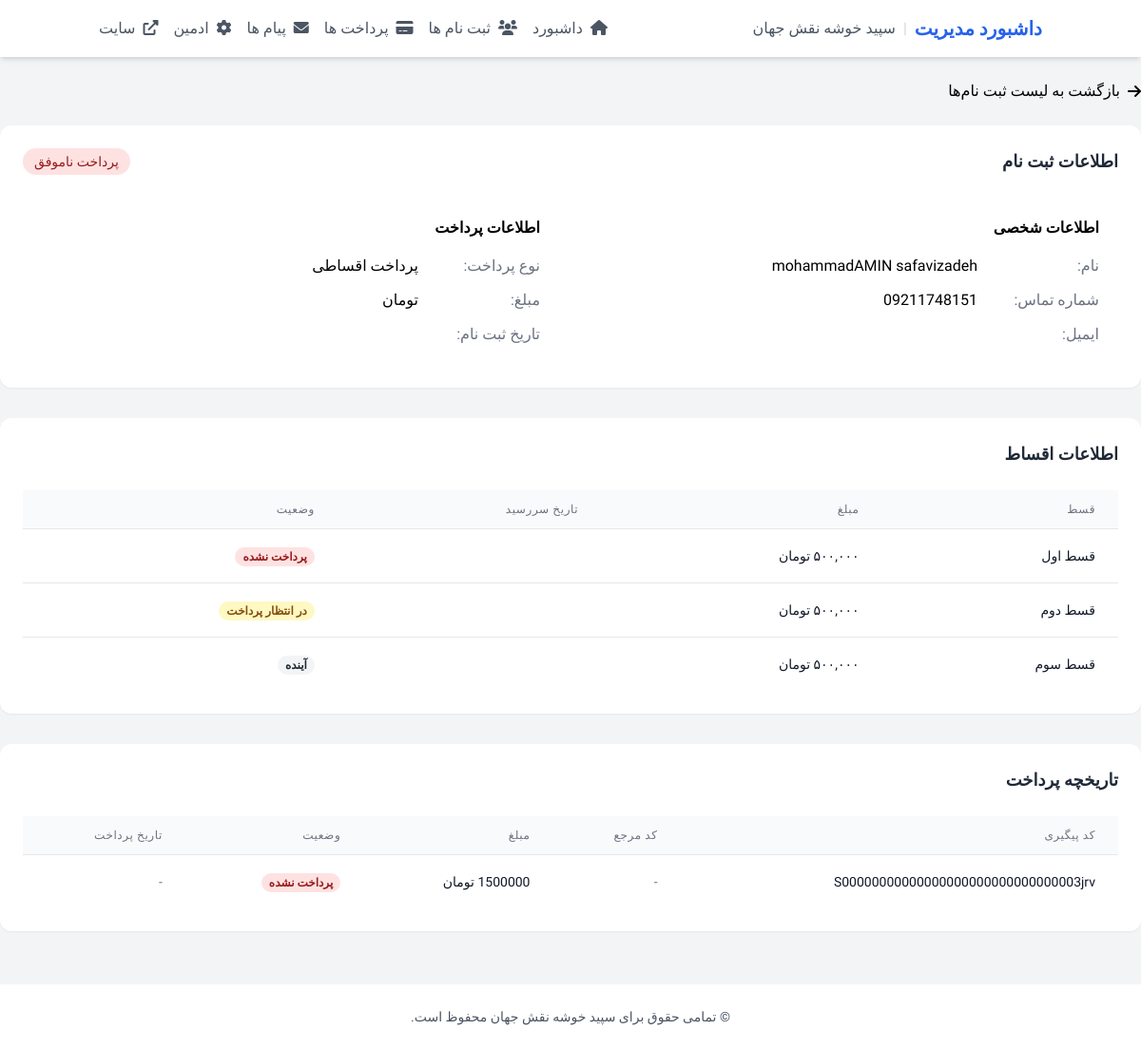
/dashboard/registrations/2/ (signed in), run on the app's committed database.
### registration/models.py (models this page shows, shortened)
class Registration(models.Model):
    PAYMENT_TYPE_CHOICES = (
        ('cash', 'پرداخت نقدی'),
        ('installment', 'پرداخت اقساطی'),
    )
    PAYMENT_STATUS_CHOICES = (
        ('pending', 'در انتظار پرداخت'),
        ('paid', 'پرداخت شده'),
        ('failed', 'پرداخت ناموفق'),
    )
    name = models.CharField(max_length=100, verbose_name="نام و نام خانوادگی")
    phone = models.CharField(max_length=11, verbose_name="شماره تماس")
    payment_type = models.CharField(max_length=20, choices=PAYMENT_TYPE_CHOICES, default='cash', verbose_name="نوع پرداخت")
    payment_status = models.CharField(max_length=20, choices=PAYMENT_STATUS_CHOICES, default='pending', verbose_name="وضعیت پرداخت")
    tracking_code = models.CharField(max_length=10, unique=True, blank=True, null=True, verbose_name="کد پیگیری")
    registration_date = models.DateTimeField(auto_now_add=True, verbose_name="تاریخ ثبت نام")
    class Meta:
        verbose_name = "ثبت نام"
        verbose_name_plural = "ثبت نام ها"
        ordering = ['-registration_date']

class Payment(models.Model):
    registration = models.ForeignKey(Registration, on_delete=models.CASCADE, related_name='payments', verbose_name="ثبت نام")
    amount = models.IntegerField(verbose_name="مبلغ")
    authority = models.CharField(max_length=100, verbose_name="شناسه پرداخت")
    ref_id = models.CharField(max_length=100, blank=True, null=True, verbose_name="شناسه مرجع")
    is_paid = models.BooleanField(default=False, verbose_name="پرداخت شده")
    payment_date = models.DateTimeField(blank=True, null=True, verbose_name="تاریخ پرداخت")
    class Meta:
        verbose_name = "پرداخت"
        verbose_name_plural = "پرداخت ها"
        ordering = ['-payment_date']

### dashboard/views.py (the view)
# urls.py: path('registrations/<int:pk>/', RegistrationDetailView.as_view(), name='registration_detail'),
class RegistrationDetailView(LoginRequiredMixin, View):
    def get(self, request, pk):
        registration = get_object_or_404(Registration, pk=pk)
        payments = registration.payments.all().order_by('-payment_date')
        context = {
            'registration': registration,
            'payments': payments,
        }
        return render(request, 'dashboard/registration_detail.html', context)

### registration/templatetags/registration_extras.py (called while the page is built)
@register.filter
def add_months(value, months):
    try:
        date = datetime.strptime(value, '%Y/%m/%d')
        days_to_add = int(months) * 30
        new_date = date + timedelta(days=days_to_add)
        return new_date.strftime('%Y/%m/%d')
    except (ValueError, TypeError):
        return value

### templates/dashboard/registration_detail.html (shortened to what this page needs)
{% extends 'dashboard/base.html' %}
{% load registration_extras %}
{% block content %}
<div class="mb-6">
    <a href="{% url 'dashboard:registrations' %}" class="text-green-primary hover:text-green-dark flex items-center">
        <i class="fas fa-arrow-right ml-2"></i>
        بازگشت به لیست ثبت نام‌ها
    </a>
</div>
<div class="bg-white rounded-xl shadow-sm p-6 mb-8">
    <div class="flex justify-between items-center mb-6">
        <h3 class="text-lg font-bold text-gray-800">اطلاعات ثبت نام</h3>
        <div>
            {% if registration.payment_status == 'paid' %}
                <span class="px-3 py-1 inline-flex text-sm font-medium rounded-full bg-green-100 text-green-800">
                    {{ registration.get_payment_status_display }}
                </span>
            {% elif registration.payment_status == 'pending' %}
                <span class="px-3 py-1 inline-flex text-sm font-medium rounded-full bg-yellow-100 text-yellow-800">
                    {{ registration.get_payment_status_display }}
                </span>
            {% else %}
                <span class="px-3 py-1 inline-flex text-sm font-medium rounded-full bg-red-100 text-red-800">
                    {{ registration.get_payment_status_display }}
                </span>
            {% endif %}
        </div>
    </div>
    <div class="grid grid-cols-1 md:grid-cols-2 gap-6">
        <div>
            <div class="bg-green-pale p-5 rounded-xl">
                <h4 class="text-base font-bold text-green-dark mb-4">اطلاعات شخصی</h4>
                <div class="space-y-3">
                    <div class="flex">
                        <span class="text-gray-500 w-32">نام:</span>
                        <span class="font-medium">{{ registration.name }}</span>
                    </div>
                    <div class="flex">
                        <span class="text-gray-500 w-32">شماره تماس:</span>
                        <span class="font-medium">{{ registration.phone }}</span>
                    </div>
                    <div class="flex">
                        <span class="text-gray-500 w-32">ایمیل:</span>
                    </div>
                </div>
            </div>
        </div>
        <div>
            <div class="bg-green-pale p-5 rounded-xl">
                <h4 class="text-base font-bold text-green-dark mb-4">اطلاعات پرداخت</h4>
                <div class="space-y-3">
                    <div class="flex">
                        <span class="text-gray-500 w-32">نوع پرداخت:</span>
                        <span class="font-medium">{{ registration.get_payment_type_display }}</span>
                    </div>
                    <div class="flex">
                        <span class="text-gray-500 w-32">مبلغ:</span>
                        <span class="font-medium">{{ registration.amount|floatformat:0 }} تومان</span>
                    </div>
                    <div class="flex">
                        <span class="text-gray-500 w-32">تاریخ ثبت نام:</span>
                    </div>
                </div>
            </div>
        </div>
    </div>
</div>
{% if registration.payment_type == 'installment' %}
<div class="bg-white rounded-xl shadow-sm p-6 mb-8">
    <h3 class="text-lg font-bold text-gray-800 mb-6">اطلاعات اقساط</h3>
    <div class="overflow-x-auto">
        <table class="min-w-full divide-y divide-gray-200">
            <thead class="bg-gray-50">
                <tr>
                    <th scope="col" class="px-6 py-3 text-right text-xs font-medium text-gray-500 uppercase tracking-wider">
                        قسط
                    </th>
                    <th scope="col" class="px-6 py-3 text-right text-xs font-medium text-gray-500 uppercase tracking-wider">
                        مبلغ
                    </th>
                    <th scope="col" class="px-6 py-3 text-right text-xs font-medium text-gray-500 uppercase tracking-wider">
                        تاریخ سررسید
                    </th>
                    <th scope="col" class="px-6 py-3 text-right text-xs font-medium text-gray-500 uppercase tracking-wider">
                        وضعیت
                    </th>
                </tr>
            </thead>
            <tbody class="bg-white divide-y divide-gray-200">
                <tr>
                    <td class="px-6 py-4 whitespace-nowrap">
                        <div class="text-sm font-medium text-gray-900">قسط اول</div>
                    </td>
                    <td class="px-6 py-4 whitespace-nowrap">
                        <div class="text-sm text-gray-900">۵۰۰,۰۰۰ تومان</div>
                    </td>
                    <td class="px-6 py-4 whitespace-nowrap">
                    </td>
                    <td class="px-6 py-4 whitespace-nowrap">
                        {% if registration.payment_status == 'paid' %}
                            <span class="px-2 inline-flex text-xs leading-5 font-semibold rounded-full bg-green-100 text-green-800">
                                پرداخت شده
                            </span>
                        {% else %}
                            <span class="px-2 inline-flex text-xs leading-5 font-semibold rounded-full bg-red-100 text-red-800">
                                پرداخت نشده
                            </span>
                        {% endif %}
                    </td>
                </tr>
                <tr>
                    <td class="px-6 py-4 whitespace-nowrap">
                        <div class="text-sm font-medium text-gray-900">قسط دوم</div>
                    </td>
                    <td class="px-6 py-4 whitespace-nowrap">
                        <div class="text-sm text-gray-900">۵۰۰,۰۰۰ تومان</div>
                    </td>
                    <td class="px-6 py-4 whitespace-nowrap">
                    </td>
                    <td class="px-6 py-4 whitespace-nowrap">
                        <span class="px-2 inline-flex text-xs leading-5 font-semibold rounded-full bg-yellow-100 text-yellow-800">
                            در انتظار پرداخت
                        </span>
                    </td>
                </tr>
                <tr>
                    <td class="px-6 py-4 whitespace-nowrap">
                        <div class="text-sm font-medium text-gray-900">قسط سوم</div>
                    </td>
                    <td class="px-6 py-4 whitespace-nowrap">
                        <div class="text-sm text-gray-900">۵۰۰,۰۰۰ تومان</div>
                    </td>
                    <td class="px-6 py-4 whitespace-nowrap">
                    </td>
                    <td class="px-6 py-4 whitespace-nowrap">
                        <span class="px-2 inline-flex text-xs leading-5 font-semibold rounded-full bg-gray-100 text-gray-800">
                            آینده
                        </span>
                    </td>
                </tr>
            </tbody>
        </table>
    </div>
</div>
{% endif %}
<div class="bg-white rounded-xl shadow-sm p-6">
    <h3 class="text-lg font-bold text-gray-800 mb-6">تاریخچه پرداخت</h3>
    <div class="overflow-x-auto">
        <table class="min-w-full divide-y divide-gray-200">
            <thead class="bg-gray-50">
                <tr>
                    <th scope="col" class="px-6 py-3 text-right text-xs font-medium text-gray-500 uppercase tracking-wider">
                        کد پیگیری
                    </th>
                    <th scope="col" class="px-6 py-3 text-right text-xs font-medium text-gray-500 uppercase tracking-wider">
                        کد مرجع
                    </th>
                    <th scope="col" class="px-6 py-3 text-right text-xs font-medium text-gray-500 uppercase tracking-wider">
                        مبلغ
                    </th>
                    <th scope="col" class="px-6 py-3 text-right text-xs font-medium text-gray-500 uppercase tracking-wider">
                        وضعیت
                    </th>
                    <th scope="col" class="px-6 py-3 text-right text-xs font-medium text-gray-500 uppercase tracking-wider">
                        تاریخ پرداخت
                    </th>
                </tr>
            </thead>
            <tbody class="bg-white divide-y divide-gray-200">
                {% for payment in payments %}
                    <tr>
                        <td class="px-6 py-4 whitespace-nowrap">
                            <div class="text-sm font-medium text-gray-900">{{ payment.authority|default:"-" }}</div>
                        </td>
                        <td class="px-6 py-4 whitespace-nowrap">
                            <div class="text-sm text-gray-500">{{ payment.ref_id|default:"-" }}</div>
                        </td>
                        <td class="px-6 py-4 whitespace-nowrap">
                            <div class="text-sm text-gray-900">{{ payment.amount|floatformat:0 }} تومان</div>
                        </td>
                        <td class="px-6 py-4 whitespace-nowrap">
                            {% if payment.is_paid %}
                                <span class="px-2 inline-flex text-xs leading-5 font-semibold rounded-full bg-green-100 text-green-800">
                                    پرداخت شده
                                </span>
                            {% else %}
                                <span class="px-2 inline-flex text-xs leading-5 font-semibold rounded-full bg-red-100 text-red-800">
                                    پرداخت نشده
                                </span>
                            {% endif %}
                        </td>
                        <td class="px-6 py-4 whitespace-nowrap">
                            <div class="text-sm text-gray-500">{{ payment.payment_date|date:"Y/m/d H:i"|default:"-" }}</div>
                        </td>
                    </tr>
                {% empty %}
                    <tr>
                        <td colspan="5" class="px-6 py-4 text-center text-gray-500">
                            هیچ پرداختی ثبت نشده است.
                        </td>
                    </tr>
                {% endfor %}
            </tbody>
        </table>
    </div>
</div>
{% endblock %}

### templates/dashboard/base.html (style rules this page uses)
body { font-family: 'Vazirmatn', sans-serif; }

### data on the page
Registration: payment_status "پرداخت ناموفق", name "mohammadAMIN safavizadeh", phone "09211748151", payment_type "پرداخت اقساطی"
Payment: authority "S00000000000000000000000000000003jrv", ref_id "-", amount "1500000", is_paid "پرداخت نشده", payment_date "-"
